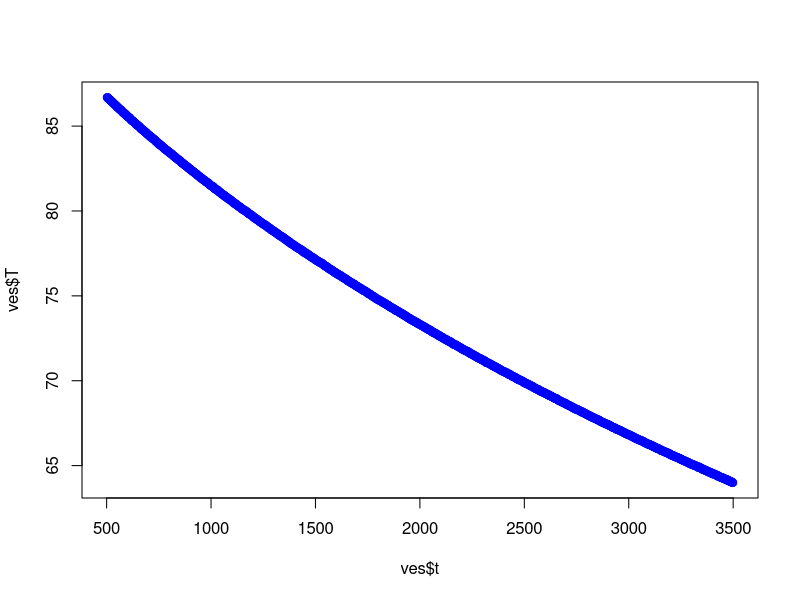
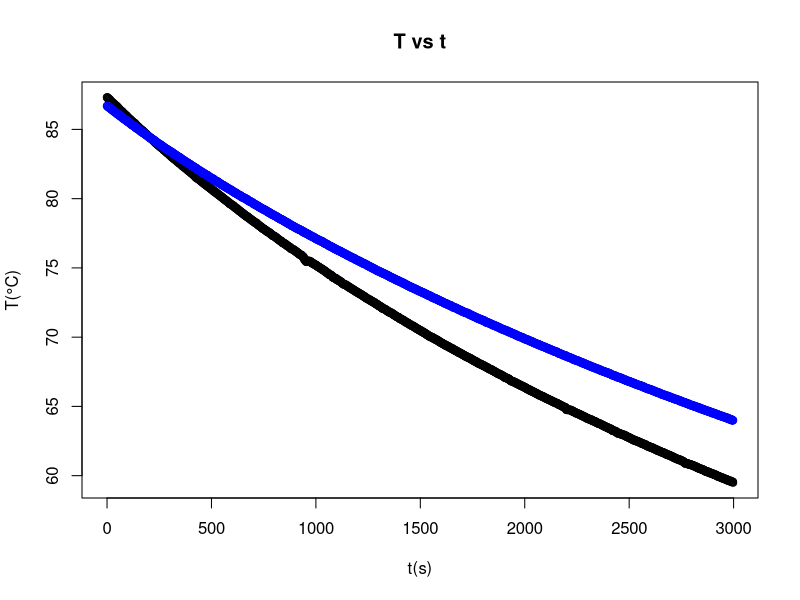

Write R code to recreate these figures, in order. (Note: this script raises an error after producing the figures.)
setwd(paste(getwd(), "Lab5", sep = "/"))
p.des <- read.csv("medidasPavaDesnuda.csv", header = T, sep = ";")
p.ves <- read.csv("medidasPavaVestida.csv", header = T, sep = ";")

# 
orden <- function(medidas){
  colnames(medidas) <- c("h","m","s","T")
  medidas$t <- medidas$h * 3600 + medidas$m * 60  + medidas$s
  t0 <- medidas[medidas$T == max(medidas$T),]$t[1]
  medidas <- medidas[medidas$t >= t0,]
  medidas$t <- medidas$t - t0

  medidas
}
des <- orden(p.des)
ves <- orden(p.ves)
ves <- ves[ves$t >500 & ves$t < 3500,]
plot(ves$t, ves$T, col = "blue")
des <- des[des$t > 500 & des$t < 3500,]
des <- orden(des)
ves <- orden(ves)
desAm <- 19.2
vesAm <- 18.7

plot(des$t, des$T, main = "T vs t",
     xlab = "t(s)", ylab = "T(°C)")
points(x = ves$t, y = ves$T, col = "blue")
lines(x = ves$t, y = vesAm + (ves$T[1] - vesAm)* exp(r.m * ves$t), col = "red",
       pch = 20, lwd = 3)


plot(ves$t, log((ves$T-vesAm)/(ves$T[1]-vesAm)))
r <- log((ves$T-vesAm)/(ves$T[1]-vesAm)) / ves$t
r <- r[-1]
aju.rv <- lm(log((ves$T-vesAm)/(ves$T[1]-vesAm)) ~ ves$t)
aju.rv
r.m <- mean(r)

